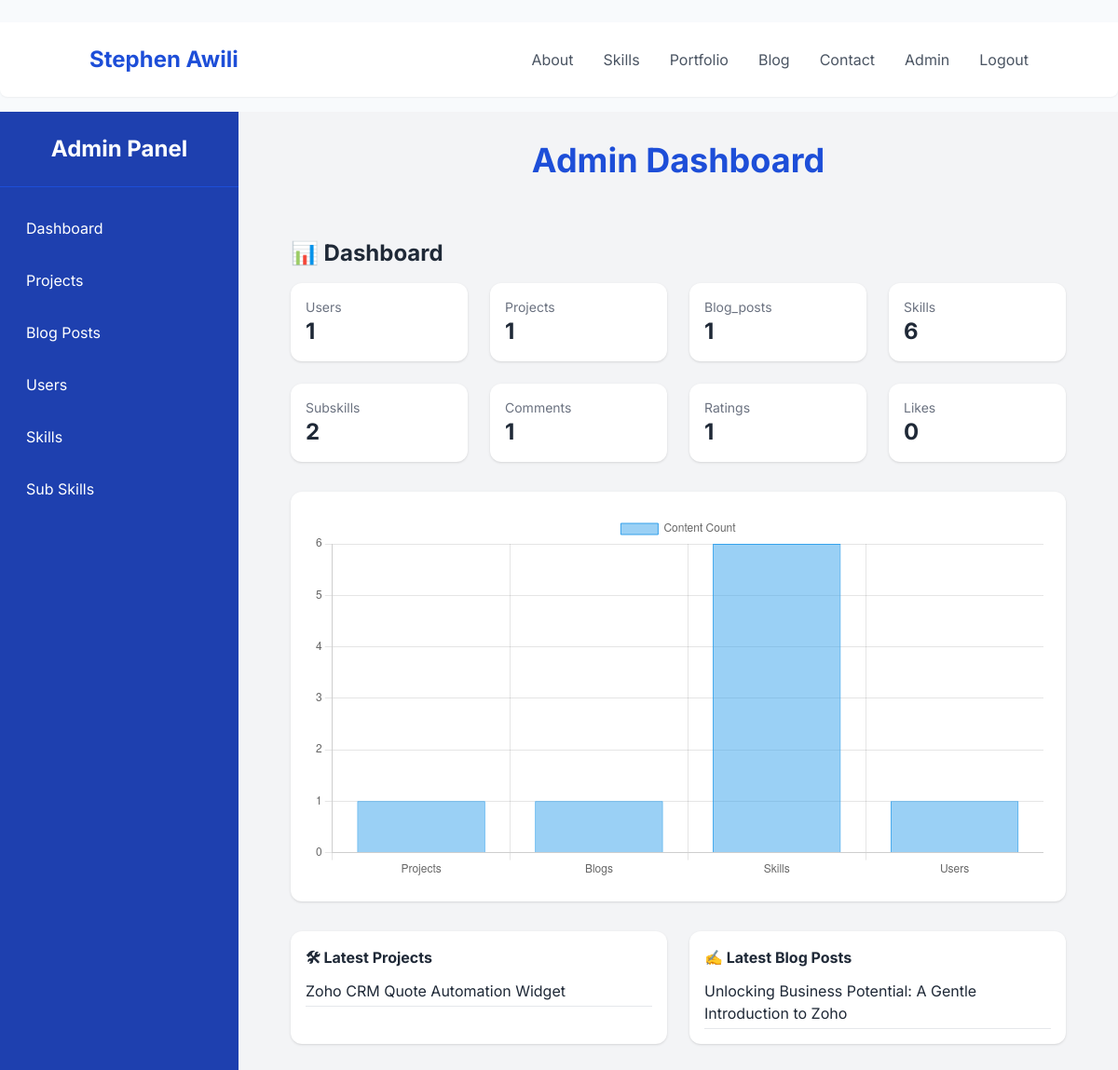
The app's page /admin/dashboard (signed in) with its own data.
### model.py (models this page shows, shortened)
class Project(db.Model):
    id = db.Column(db.Integer, primary_key=True)
    title = db.Column(db.String(100), nullable=False)
    slug = db.Column(db.String(120), unique=True, nullable=False)
    description = db.Column(db.String(200), nullable=False)
    content = db.Column(db.Text, nullable=False)
    skills_used = db.Column(db.String(200), nullable=True)
    demo_link = db.Column(db.String(200), nullable=True)
    case_study_link = db.Column(db.String(200), nullable=True)
    image_filename = db.Column(db.String(100), nullable=False, default='default.jpg')
    image_data = db.Column(db.LargeBinary, nullable=True)
    image_mimetype = db.Column(db.String(50), nullable=True)
    date_posted = db.Column(db.DateTime, nullable=False, default=datetime.utcnow)
    comments = db.relationship('Comment', backref='project', lazy=True)
    ratings = db.relationship('Rating', backref='project', lazy=True)
    likes = db.relationship('Like', backref='project', lazy=True)
    subskills = db.relationship('SubSkill', secondary=project_subskill, back_populates='projects')

class BlogPost(db.Model):
    id = db.Column(db.Integer, primary_key=True)
    title = db.Column(db.String(100), nullable=False)
    content = db.Column(db.Text, nullable=False)
    slug = db.Column(db.String(120), unique=True, nullable=False)
    date_posted = db.Column(db.DateTime, nullable=False, default=datetime.utcnow)
    image_filename = db.Column(db.String(100), nullable=False, default='default.jpg')
    image_data = db.Column(db.LargeBinary, nullable=True)
    image_mimetype = db.Column(db.String(50), nullable=True)
    comments = db.relationship('Comment', backref='blog_post', lazy=True)
    ratings = db.relationship('Rating', backref='blog_post', lazy=True)
    likes = db.relationship('Like', backref='blog_post', lazy=True)

### cms_dashboard.py (the view)
@dashboard_bp.route("/dashboard")
@login_required
def admin_dashboard():
    stats = {
        "users": User.query.count(),
        "projects": Project.query.count(),
        "blog_posts": BlogPost.query.count(),
        "skills": Skill.query.count(),
        "subskills": SubSkill.query.count(),
        "comments": Comment.query.count(),
        "ratings": Rating.query.count(),
        "likes": Like.query.count(),
    }
    latest_projects = Project.query.order_by(Project.date_posted.desc()).limit(5).all()
    latest_blogs = BlogPost.query.order_by(BlogPost.date_posted.desc()).limit(5).all()
    return render_template(
        "admin/admin_dashboard.html",
        stats=stats,
        latest_projects=latest_projects,
        latest_blogs=latest_blogs
    )

### app.py (called while the page is built)
@login_manager.user_loader
def load_user(user_id):
    return db.session.get(User, int(user_id))

### templates/admin/admin_dashboard.html (shortened to what this page needs)
﻿{% extends "admin/admin.html" %}
{% block admin_content %}
<div class="p-6">
    <h1 class="text-2xl font-bold mb-4">📊 Dashboard</h1>
    <div class="grid grid-cols-2 md:grid-cols-4 gap-6 mb-8">
        {% for label, value in stats.items() %}
        <div class="bg-white p-4 rounded-xl shadow">
            <h2 class="text-gray-500 text-sm">{{ label|capitalize }}</h2>
            <p class="text-2xl font-bold">{{ value }}</p>
        </div>
        {% endfor %}
    </div>
    <div class="bg-white p-6 rounded-xl shadow mb-8">
        <canvas id="contentChart"></canvas>
    </div>
    <div class="grid grid-cols-1 md:grid-cols-2 gap-6">
        <div class="bg-white p-4 rounded-xl shadow">
            <h2 class="font-bold mb-2">🛠 Latest Projects</h2>
            <ul>
                {% for project in latest_projects %}
                <li class="border-b py-1">{{ project.title }}</li>
                {% endfor %}
            </ul>
        </div>
        <div class="bg-white p-4 rounded-xl shadow">
            <h2 class="font-bold mb-2">✍️ Latest Blog Posts</h2>
            <ul>
                {% for post in latest_blogs %}
                <li class="border-b py-1">{{ post.title }}</li>
                {% endfor %}
            </ul>
        </div>
    </div>
</div>
<script>
  const ctx = document.getElementById('contentChart');
  new Chart(ctx, {
    type: 'bar',
    data: {
      labels: ['Projects', 'Blogs', 'Skills', 'Users'],
      datasets: [{
        label: 'Content Count',
        data: [{{ stats['projects'] }}, {{ stats['blog_posts'] }}, {{ stats['skills'] }}, {{ stats['users'] }}],
        borderWidth: 1
      }]
    }
  });
</script>
{% endblock %}

### templates/base.html (style rules this page uses)
body { font-family: 'Inter', sans-serif; scroll-behavior: smooth; background-color: #f8fafc; }

### records on screen
Project: title "Zoho CRM Quote Automation Widget"
BlogPost: title "Unlocking Business Potential: A Gentle Introduction to Zoho"

### other values on screen
{{ label|capitalize }} "Users" "Projects" "Blog_posts" "Skills" "Subskills" "Comments" "Ratings" "Likes"
{{ value }} "1" "1" "1" "6" "2" "1" "1" "0"
chart data {{ stats['projects'] }} 1
chart data {{ stats['blog_posts'] }} 1
chart data {{ stats['skills'] }} 6
chart data {{ stats['users'] }} 1
